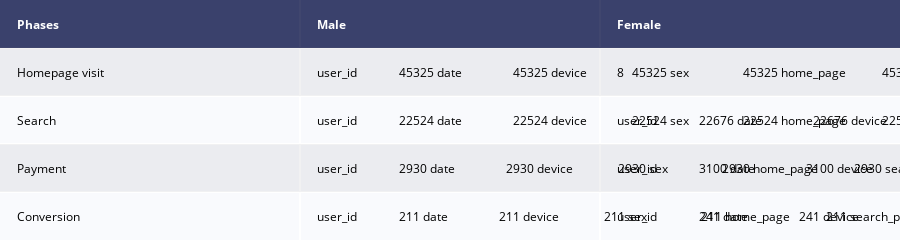

The notebook cell this image was saved under:
### Code cell
import plotly.figure_factory as ff
from plotly.offline import download_plotlyjs, init_notebook_mode, plot, iplot
init_notebook_mode(connected=True)
table = ff.create_table(df_gender)
iplot(table)

### Figure 1 — Plotly figure (JSON) as saved in the notebook; plotly's stock layout.template omitted (floating-point values rounded to 4 significant figures)
{"data": [{"colorscale": [[0, "#00083e"], [0.5, "#ededee"], [1, "#ffffff"]], "hoverinfo": "none", "opacity": 0.75, "showscale": false, "type": "heatmap", "z": [[0, 0, 0], [0.5, 0.5, 0.5], [1, 1, 1], [0.5, 0.5, 0.5], [1, 1, 1]]}], "layout": {"annotations": [{"align": "left", "font": {"color": "#ffffff"}, "showarrow": false, "text": "<b>Phases</b>", "x": -0.45, "xanchor": "left", "xref": "x", "y": 0, "yref": "y"}, {"align": "left", "font": {"color": "#ffffff"}, "showarrow": false, "text": "<b>Male</b>", "x": 0.55, "xanchor": "left", "xref": "x", "y": 0, "yref": "y"}, {"align": "left", "font": {"color": "#ffffff"}, "showarrow": false, "text": "<b>Female</b>", "x": 1.55, "xanchor": "left", "xref": "x", "y": 0, "yref": "y"}, {"align": "left", "font": {"color": "#000000"}, "showarrow": false, "text": "Homepage visit", "x": -0.45, "xanchor": "left", "xref": "x", "y": 1, "yref": "y"}, {"align": "left", "font": {"color": "#000000"}, "showarrow": false, "text": "user_id              45325\ndate                 45325\ndevice               45325\nsex                  45325\nhome_page            45325\nsearch_page          45325\npayment_page         45325\nconfirmation_page    45325\ndtype: int64", "x": 0.55, "xanchor": "left", "xref": "x", "y": 1, "yref": "y"}, {"align": "left", "font": {"color": "#000000"}, "showarrow": false, "text": "8", "x": 1.55, "xanchor": "left", "xref": "x", "y": 1, "yref": "y"}, {"align": "left", "font": {"color": "#000000"}, "showarrow": false, "text": "Search", "x": -0.45, "xanchor": "left", "xref": "x", "y": 2, "yref": "y"}, {"align": "left", "font": {"color": "#000000"}, "showarrow": false, "text": "user_id              22524\ndate                 22524\ndevice               22524\nsex                  22524\nhome_page            22524\nsearch_page          22524\npayment_page         22524\nconfirmation_page    22524\ndtype: int64", "x": 0.55, "xanchor": "left", "xref": "x", "y": 2, "yref": "y"}, {"align": "left", "font": {"color": "#000000"}, "showarrow": false, "text": "user_id              22676\ndate                 22676\ndevice               22676\nsex                  22676\nhome_page            22676\nsearch_page          22676\npayment_page         22676\nconfirmation_page    22676\ndtype: int64", "x": 1.55, "xanchor": "left", "xref": "x", "y": 2, "yref": "y"}, {"align": "left", "font": {"color": "#000000"}, "showarrow": false, "text": "Payment", "x": -0.45, "xanchor": "left", "xref": "x", "y": 3, "yref": "y"}, {"align": "left", "font": {"color": "#000000"}, "showarrow": false, "text": "user_id              2930\ndate                 2930\ndevice               2930\nsex                  2930\nhome_page            2930\nsearch_page          2930\npayment_page         2930\nconfirmation_page    2930\ndtype: int64", "x": 0.55, "xanchor": "left", "xref": "x", "y": 3, "yref": "y"}, {"align": "left", "font": {"color": "#000000"}, "showarrow": false, "text": "user_id              3100\ndate                 3100\ndevice               3100\nsex                  3100\nhome_page            3100\nsearch_page          3100\npayment_page         3100\nconfirmation_page    3100\ndtype: int64", "x": 1.55, "xanchor": "left", "xref": "x", "y": 3, "yref": "y"}, {"align": "left", "font": {"color": "#000000"}, "showarrow": false, "text": "Conversion", "x": -0.45, "xanchor": "left", "xref": "x", "y": 4, "yref": "y"}, {"align": "left", "font": {"color": "#000000"}, "showarrow": false, "text": "user_id              211\ndate                 211\ndevice               211\nsex                  211\nhome_page            211\nsearch_page          211\npayment_page         211\nconfirmation_page    211\ndtype: int64", "x": 0.55, "xanchor": "left", "xref": "x", "y": 4, "yref": "y"}, {"align": "left", "font": {"color": "#000000"}, "showarrow": false, "text": "user_id              241\ndate                 241\ndevice               241\nsex                  241\nhome_page            241\nsearch_page          241\npayment_page         241\nconfirmation_page    241\ndtype: int64", "x": 1.55, "xanchor": "left", "xref": "x", "y": 4, "yref": "y"}], "height": 200, "margin": {"b": 0, "l": 0, "r": 0, "t": 0}, "xaxis": {"dtick": 1, "gridwidth": 2, "showticklabels": false, "tick0": -0.5, "ticks": "", "zeroline": false}, "yaxis": {"autorange": "reversed", "dtick": 1, "gridwidth": 2, "showticklabels": false, "tick0": 0.5, "ticks": "", "zeroline": false}}}
